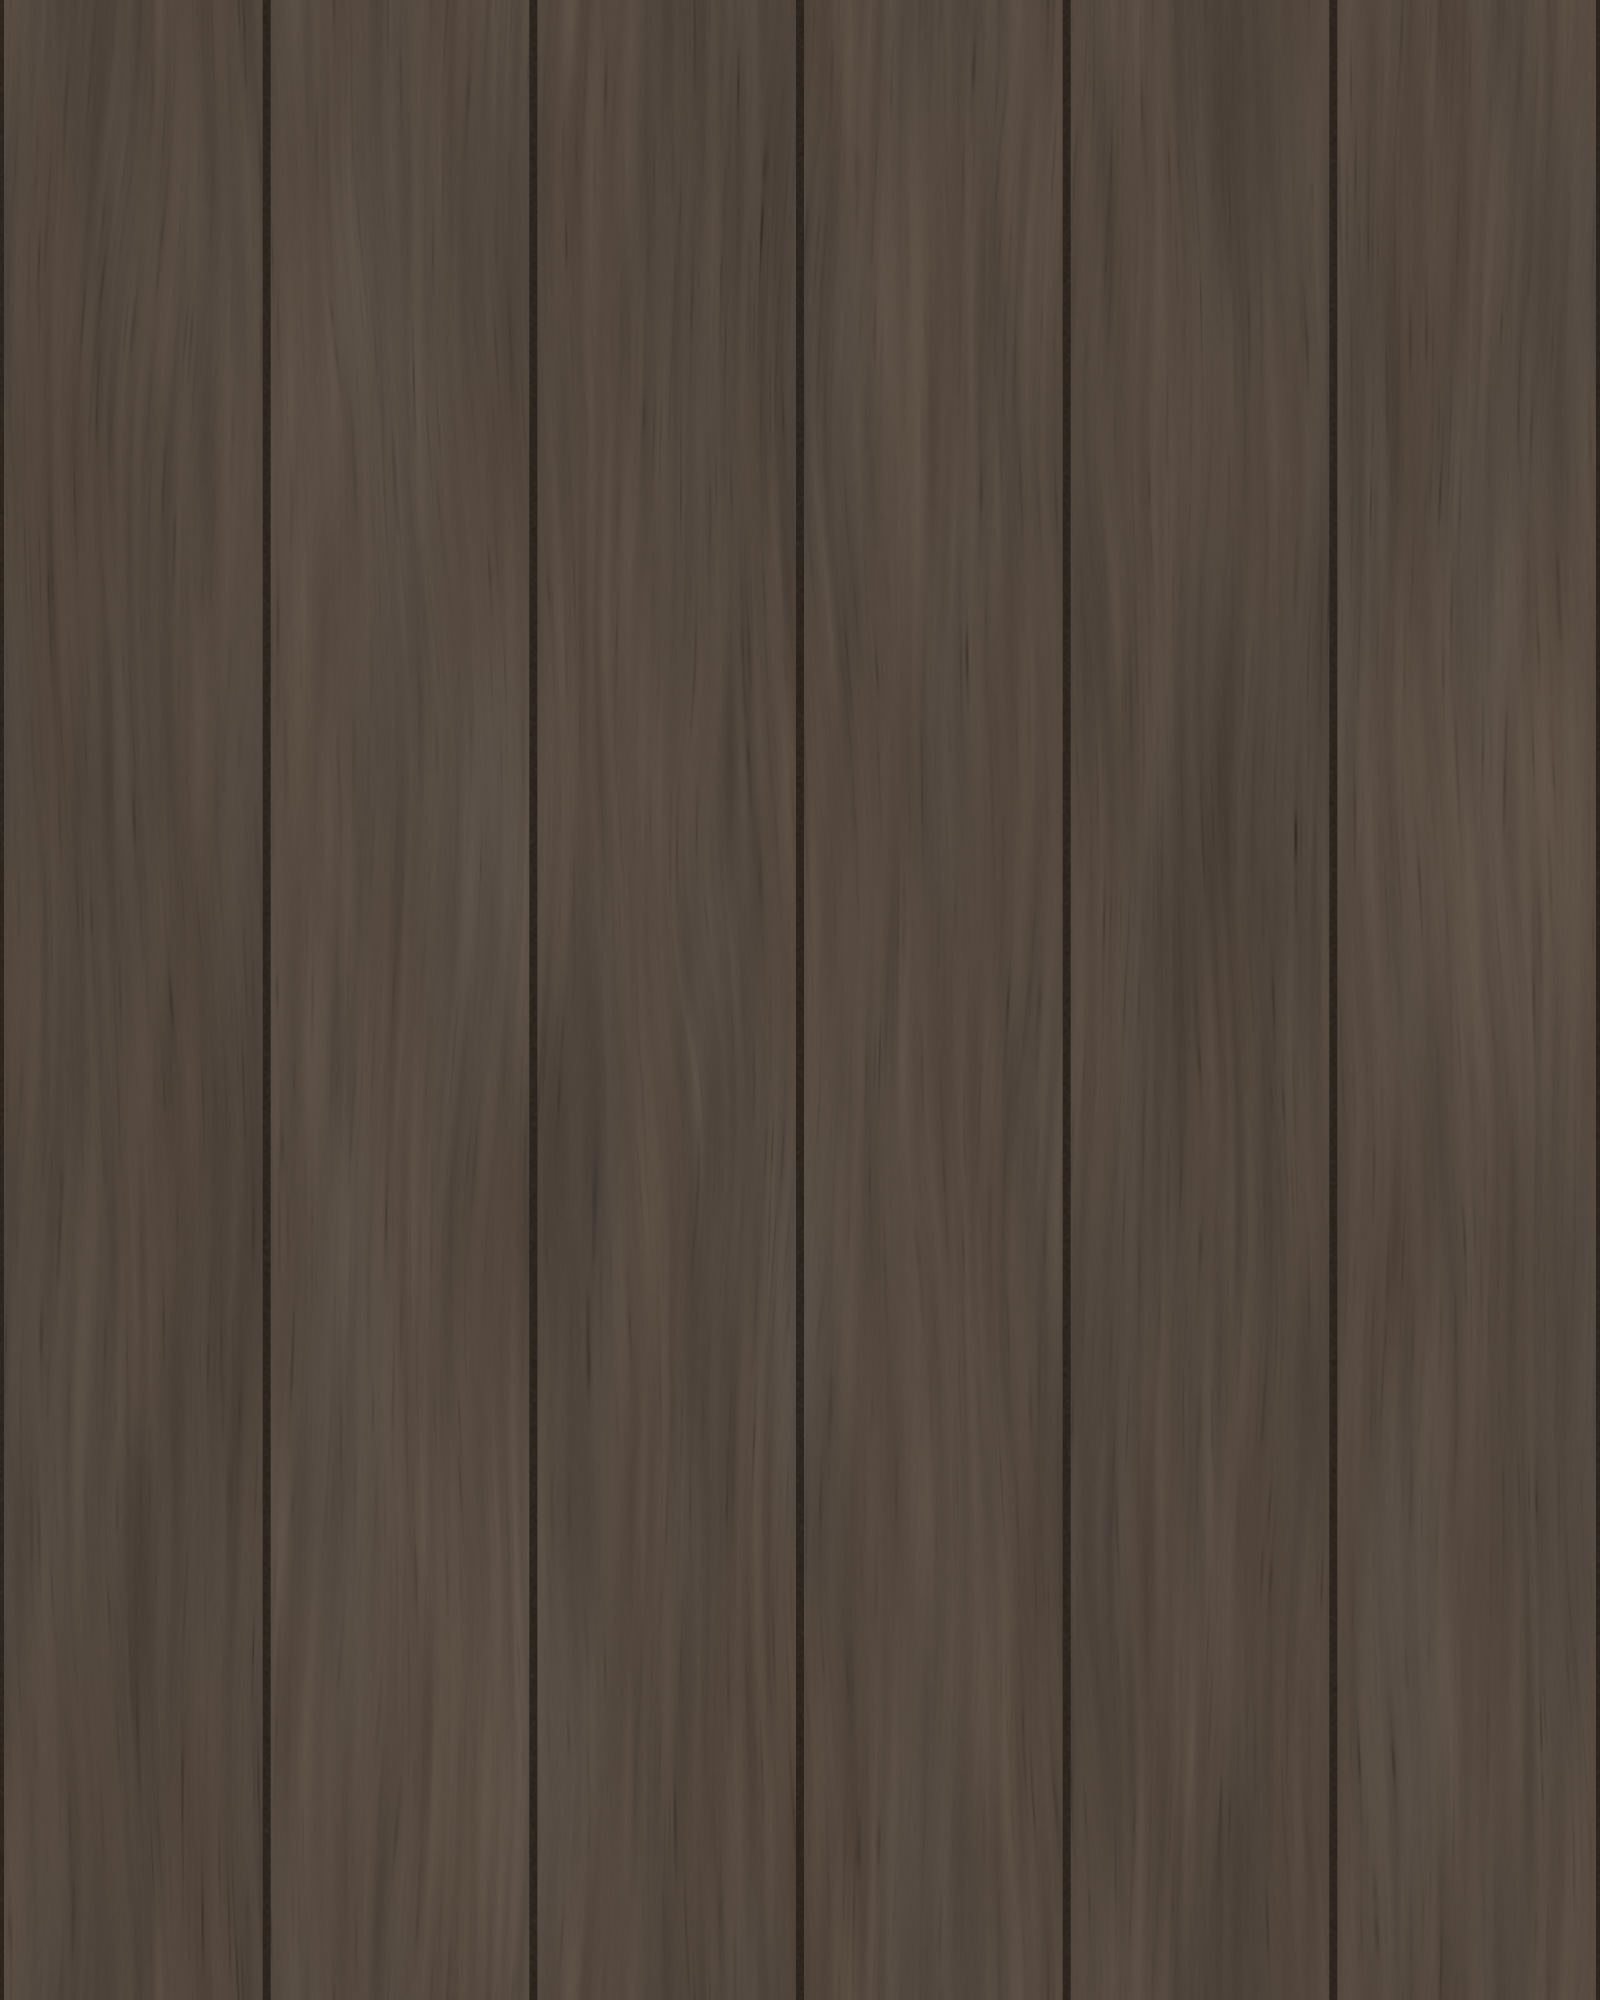

Generate this figure with Python:
from pathlib import Path
import json
import numpy as np
from PIL import Image, ImageDraw
from scipy.ndimage import map_coordinates

ROOT = Path(__file__).resolve().parent
W, H = 1600, 2000
WIDTH_MM, HEIGHT_MM = 600, 750
rng = np.random.default_rng(2681)
y, x = np.mgrid[:H, :W].astype(np.float32)

def field(nx, ny):
    grid = rng.normal(size=(ny, nx)).astype(np.float32)
    result = map_coordinates(grid, [y / H * ny, x / W * nx], order=3, mode='grid-wrap')
    return (result - result.mean()) / result.std()

# All random fields live on a torus so grain and relief continue across both edges.
broad = field(22, 5)
medium = field(110, 13)
warp = 2.8 * field(12, 5) + 0.9 * field(32, 9)
warped_x = (x + warp * W / WIDTH_MM) % W
fine_base = field(650, 24)
fine = map_coordinates(fine_base, [y, warped_x], order=1, mode='grid-wrap')
flow_base = field(210, 8)
flow = map_coordinates(flow_base, [y, warped_x], order=1, mode='grid-wrap')

pitch_px = W / 6
slat = (x / pitch_px).astype(int)
slat_tones = np.array([-1.7, 2.2, -0.8, 1.0, -2.1, 1.4], dtype=np.float32)[slat]
pores = np.maximum(0, -fine - 0.85) ** 1.35
pores *= np.clip(0.65 + field(100, 85) * 0.26, 0.05, 1.2)
fiber = field(1000, 180)
variation = 2.0 * broad + 1.7 * medium + 2.0 * flow + 0.65 * fine - 4.0 * pores + 0.5 * fiber + slat_tones
wood = np.array([84.0, 72.5, 63.0], dtype=np.float32)[None, None, :] + variation[..., None] * np.array([1, 0.94, 0.85])
wood += field(32, 8)[..., None] * np.array([0.6, 0.15, -0.25])

x_mm = (x + 0.5) * WIDTH_MM / W
signed = (x_mm + 50) % 100 - 50
distance = np.abs(signed)
# A 90-degree V has unit slope; its apex is 1.5 mm below the veneer face.
height = 9.0 - np.maximum(0, 1.5 - distance)
reveal = distance < 1.5
felt_noise = field(600, 700)
felt = np.array([45, 37, 30], dtype=np.float32)[None, None, :] + felt_noise[..., None] * 1.7
coverage = np.clip((1.5 - distance) * W / WIDTH_MM + 0.5, 0, 1)
color = wood * (1 - coverage[..., None]) + felt * coverage[..., None]
height += (0.009 * flow + 0.006 * fine - 0.012 * pores) * (1 - coverage)
height += 0.006 * felt_noise * coverage

# Rows increase downwards; tangent-space +Y points upwards (OpenGL).
dx = (np.roll(height, -1, axis=1) - np.roll(height, 1, axis=1)) / (2 * WIDTH_MM / W)
dy = (np.roll(height, -1, axis=0) - np.roll(height, 1, axis=0)) / (2 * HEIGHT_MM / H)
normals = np.stack([-dx, dy, np.ones_like(dx)], axis=-1)
normals /= np.linalg.norm(normals, axis=-1, keepdims=True)
normal_rgb = np.rint((normals + 1) * 127.5).clip(0, 255).astype(np.uint8)
color_rgb = np.rint(color).clip(0, 255).astype(np.uint8)
Image.fromarray(color_rgb).save(ROOT / 'texture.png')
Image.fromarray(normal_rgb).save(ROOT / 'normal.png')
metadata = {
    'repeatWidthIn': WIDTH_MM / 25.4,
    'repeatHeightIn': HEIGHT_MM / 25.4,
    'depthIn': 9 / 25.4,
    'note': 'Exact manufacturer spec dimensions override photo estimates: three 97 mm (3.82 in) faces per 300 mm panel, 3 mm wide 90-degree V-reveals cut 1.5 mm deep, half-reveals at panel edges, and 9 mm total veneer-on-brown-felt thickness; this tile spans six 100 mm pitches by 750 mm, with oak tone sampled from the first listing photo and brown felt per the spec. The 3000 mm panel is shorter than a true 10 ft wall, and the manufacturer explicitly prohibits wrapping this Wide profile around columns; column mapping is a visual simulation only.'
}
(ROOT / 'texture.json').write_text(json.dumps(metadata, indent=2) + '\n')

light = np.array([-0.5, 0.65, 0.57])
light /= np.linalg.norm(light)
decoded_normals = normal_rgb.astype(np.float32) / 127.5 - 1
decoded_normals /= np.linalg.norm(decoded_normals, axis=-1, keepdims=True)
lambert = np.maximum(0, decoded_normals @ light)
linear = np.where(color_rgb / 255 <= 0.04045, color_rgb / 255 / 12.92, ((color_rgb / 255 + 0.055) / 1.055) ** 2.4)
shaded = linear * (0.28 + 0.85 * lambert[..., None])
shaded = np.where(shaded <= 0.0031308, shaded * 12.92, 1.055 * np.maximum(shaded, 0) ** (1 / 2.4) - 0.055)
shaded = np.rint(shaded * 255).clip(0, 255).astype(np.uint8)
preview = Image.new('RGB', (1920, 1240), (225, 223, 219))
draw = ImageDraw.Draw(preview)
draw.text((15, 12), 'COLOR MAP / 3 x 3 / 23.622 x 29.528 in per tile', fill=(30, 30, 30))
draw.text((975, 12), 'NORMAL-MAP RELIEF / UPPER-LEFT LIGHT / 3 x 3', fill=(30, 30, 30))
for offset, data in [(0, color_rgb), (960, shaded)]:
    thumb = Image.fromarray(data).resize((320, 400), Image.Resampling.LANCZOS)
    for row in range(3):
        for col in range(3):
            preview.paste(thumb, (offset + col * 320, 40 + row * 400))
preview.save(ROOT / 'preview.png')

assert W / H == WIDTH_MM / HEIGHT_MM
assert sum(np.diff(reveal[0].astype(int)) == 1) == 6
for name, data in [('color', color_rgb.astype(float)), ('normal', normal_rgb.astype(float))]:
    for axis in [0, 1]:
        seam = np.abs(np.take(data, 0, axis=axis) - np.take(data, -1, axis=axis)).mean()
        print(f'{name} axis {axis}: boundary step {seam:.3f}/255')
print(json.dumps(metadata, indent=2))
